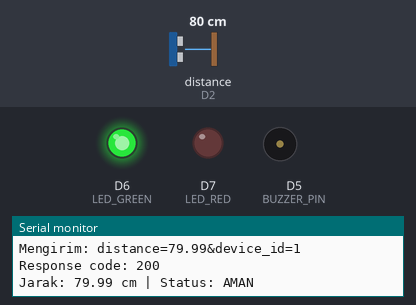
A sketch run on a simulated ESP8266 (NodeMCU). On the bench: output pins drawn as LEDs (lit = HIGH), buzzer (waves = sounding), the last lines printed to the serial monitor. Wiring (inferred from the names in the program): ultrasonic range finder: trigger D1; echo D2. The inputs (shaded band) are chosen by the test bench; at power-on: distance to the obstacle (sensor on D2) 80 cm. The echo pulse lasts 58.3 µs per cm; WiFi joins after 1.5 s; servers stay silent unless stated; uploads are accepted with an empty reply; pins used as bus, display or sensor lines are not drawn.

Above: at 3.7 s.
3.8 s: distance to the obstacle (sensor on D2) set to 8 cm
7.7 s: distance to the obstacle (sensor on D2) set to 5 cm
At 10.1 s:
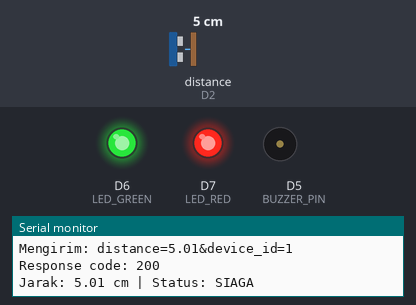
11.6 s: distance to the obstacle (sensor on D2) set to 2 cm
At 12.1 s:
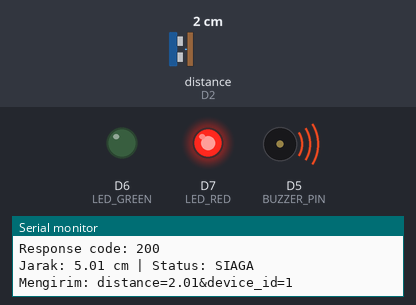
At 12.5 s:
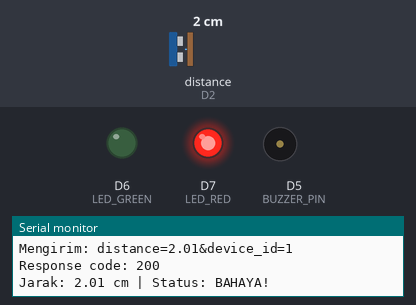
Timing chart, 0 to 25.4 s (numbered marks = the images above; inputs shaded):
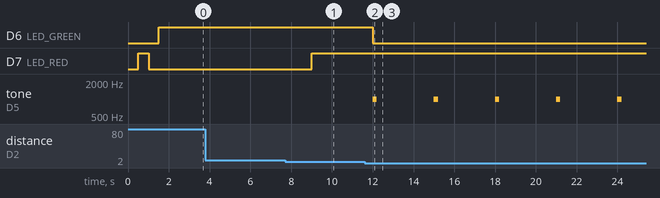

The sketch:

nodemcu_flood_sensor.ino
```cpp
/*
 * ============================================================
 *  NodeMCU ESP8266 — Smart Flood Warning Sensor
 *  Mengirim data jarak sensor ultrasonik ke Web Dashboard
 * ============================================================
 *  Wiring:
 *    HC-SR04 VCC  → NodeMCU VIN (5V)
 *    HC-SR04 GND  → NodeMCU GND
 *    HC-SR04 TRIG → NodeMCU D1 (GPIO5)
 *    HC-SR04 ECHO → NodeMCU D2 (GPIO4) *via voltage divider
 *    Buzzer (+)   → NodeMCU D5 (GPIO14)
 *    LED Hijau    → NodeMCU D6 (GPIO12) + Resistor 220Ω
 *    LED Merah    → NodeMCU D7 (GPIO13) + Resistor 220Ω
 * ============================================================
 */

#include <ESP8266WiFi.h>
#include <ESP8266HTTPClient.h>
#include <WiFiClient.h>

// ========== KONFIGURASI WiFi ==========
const char* ssid     = "NAMA_WIFI_KAMU";      // Ganti dengan nama WiFi
const char* password = "PASSWORD_WIFI_KAMU";   // Ganti dengan password WiFi

// ========== KONFIGURASI SERVER ==========
// IP Address laptop yang menjalankan server Laravel
// Cek dengan perintah: ipconfig (Windows) atau ifconfig (Linux)
const char* serverUrl = "http://192.168.1.100:8000/api/sensor";
const int deviceId = 1;  // ID perangkat di database

// ========== PIN KONFIGURASI ==========
const int TRIG_PIN   = D1;  // GPIO5
const int ECHO_PIN   = D2;  // GPIO4
const int BUZZER_PIN = D5;  // GPIO14
const int LED_GREEN  = D6;  // GPIO12
const int LED_RED    = D7;  // GPIO13

// ========== THRESHOLD (sama dengan di web) ==========
const float DANGER_THRESHOLD  = 5.0;   // cm - BAHAYA
const float WARNING_THRESHOLD = 7.0;   // cm - SIAGA
const float SAFE_THRESHOLD    = 10.0;  // cm - AMAN

// ========== INTERVAL ==========
const unsigned long SEND_INTERVAL = 3000;  // Kirim data setiap 3 detik
unsigned long lastSendTime = 0;

void setup() {
    Serial.begin(115200);
    Serial.println();
    Serial.println("================================");
    Serial.println(" Smart Flood Warning System");
    Serial.println(" NodeMCU ESP8266 + HC-SR04");
    Serial.println("================================");

    // Setup pin
    pinMode(TRIG_PIN, OUTPUT);
    pinMode(ECHO_PIN, INPUT);
    pinMode(BUZZER_PIN, OUTPUT);
    pinMode(LED_GREEN, OUTPUT);
    pinMode(LED_RED, OUTPUT);

    // Matikan semua output
    digitalWrite(BUZZER_PIN, LOW);
    digitalWrite(LED_GREEN, LOW);
    digitalWrite(LED_RED, LOW);

    // Konek ke WiFi
    Serial.print("Menghubungkan ke WiFi: ");
    Serial.println(ssid);
    WiFi.begin(ssid, password);

    while (WiFi.status() != WL_CONNECTED) {
        delay(500);
        Serial.print(".");
        // Blink LED merah saat mencoba konek
        digitalWrite(LED_RED, !digitalRead(LED_RED));
    }

    Serial.println();
    Serial.println("WiFi Terhubung!");
    Serial.print("IP Address: ");
    Serial.println(WiFi.localIP());

    // Indikator berhasil konek: LED hijau nyala
    digitalWrite(LED_GREEN, HIGH);
    digitalWrite(LED_RED, LOW);
    delay(1000);
}

void loop() {
    unsigned long currentTime = millis();

    if (currentTime - lastSendTime >= SEND_INTERVAL) {
        lastSendTime = currentTime;

        // 1. Baca sensor ultrasonik
        float distance = readUltrasonic();

        // 2. Tentukan status & kontrol LED/Buzzer
        handleStatus(distance);

        // 3. Kirim data ke server
        sendToServer(distance);

        // Debug output
        Serial.print("Jarak: ");
        Serial.print(distance);
        Serial.print(" cm | Status: ");
        if (distance <= DANGER_THRESHOLD) Serial.println("BAHAYA!");
        else if (distance <= WARNING_THRESHOLD) Serial.println("SIAGA");
        else Serial.println("AMAN");
    }
}

// ==========================================
// Membaca jarak dari sensor HC-SR04
// ==========================================
float readUltrasonic() {
    // CleanTrigger
    digitalWrite(TRIG_PIN, LOW);
    delayMicroseconds(2);

    // Kirim pulse 10μs
    digitalWrite(TRIG_PIN, HIGH);
    delayMicroseconds(10);
    digitalWrite(TRIG_PIN, LOW);

    // Baca durasi echo (dalam mikrodetik)
    long duration = pulseIn(ECHO_PIN, HIGH, 30000); // Timeout 30ms

    // Hitung jarak: kecepatan suara = 343 m/s = 0.0343 cm/μs
    // Jarak = (durasi × 0.0343) / 2
    float distance = (duration * 0.0343) / 2.0;

    // Validasi: jika timeout atau error, kembalikan nilai besar
    if (distance <= 0 || distance > 400) {
        distance = 999;
    }

    return distance;
}

// ==========================================
// Kontrol LED dan Buzzer berdasarkan status
// ==========================================
void handleStatus(float distance) {
    if (distance <= DANGER_THRESHOLD) {
        // BAHAYA: LED Merah ON, Buzzer ON
        digitalWrite(LED_RED, HIGH);
        digitalWrite(LED_GREEN, LOW);
        // Buzzer bunyi intermiten
        tone(BUZZER_PIN, 1000, 200);  // 1kHz selama 200ms
    }
    else if (distance <= WARNING_THRESHOLD) {
        // SIAGA: Kedua LED kedap-kedip bergantian
        digitalWrite(LED_RED, HIGH);
        digitalWrite(LED_GREEN, HIGH);
        digitalWrite(BUZZER_PIN, LOW);
    }
    else {
        // AMAN: LED Hijau ON
        digitalWrite(LED_RED, LOW);
        digitalWrite(LED_GREEN, HIGH);
        digitalWrite(BUZZER_PIN, LOW);
    }
}

// ==========================================
// Kirim data jarak ke server via HTTP POST
// ==========================================
void sendToServer(float distance) {
    if (WiFi.status() != WL_CONNECTED) {
        Serial.println("WiFi tidak terhubung! Mencoba reconnect...");
        WiFi.reconnect();
        return;
    }

    WiFiClient client;
    HTTPClient http;

    http.begin(client, serverUrl);
    http.addHeader("Content-Type", "application/x-www-form-urlencoded");

    // Kirim data
    String postData = "distance=" + String(distance, 2) + "&device_id=" + String(deviceId);

    Serial.print("Mengirim: ");
    Serial.println(postData);

    int httpCode = http.POST(postData);

    if (httpCode > 0) {
        Serial.print("Response code: ");
        Serial.println(httpCode);

        if (httpCode == 201) {
            String response = http.getString();
            Serial.println("Server: " + response);
        }
    } else {
        Serial.print("Error: ");
        Serial.println(http.errorToString(httpCode));
    }

    http.end();
}
```

Measured:
- the behaviour switches between 7 and 6 cm on distance to the obstacle (sensor on D2) (found by bisection; images 0 and 1)
- after the input at 7.7 s, D7 (LED_RED): LOW → HIGH after 1.3 s
- after the input at 11.6 s, D6 (LED_GREEN): HIGH → LOW after 0.40 s; tone on D5 (BUZZER_PIN): alternates 1000 Hz for 0.20 s and silent for 2.8 s, starting after 0.40 s
